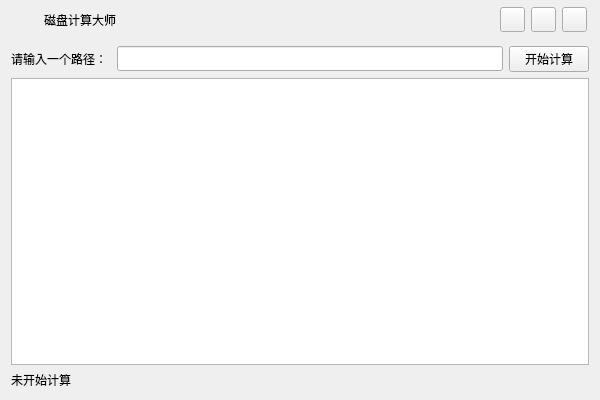
<?xml version="1.0" encoding="UTF-8"?>
<ui version="4.0">
 <class>MemoryMasterClass</class>
 <widget class="QMainWindow" name="MemoryMasterClass">
  <property name="geometry">
   <rect>
    <x>0</x>
    <y>0</y>
    <width>600</width>
    <height>400</height>
   </rect>
  </property>
  <property name="windowTitle">
   <string>MemoryMaster</string>
  </property>
  <widget class="QWidget" name="centralWidget">
   <layout class="QGridLayout" name="gridLayout">
    <property name="topMargin">
     <number>0</number>
    </property>
    <item row="1" column="2">
     <widget class="QPushButton" name="startBtn">
      <property name="minimumSize">
       <size>
        <width>80</width>
        <height>25</height>
       </size>
      </property>
      <property name="text">
       <string>开始计算</string>
      </property>
     </widget>
    </item>
    <item row="1" column="0">
     <widget class="QLabel" name="pathHitLable">
      <property name="minimumSize">
       <size>
        <width>100</width>
        <height>0</height>
       </size>
      </property>
      <property name="text">
       <string>请输入一个路径：</string>
      </property>
     </widget>
    </item>
    <item row="3" column="0" colspan="2">
     <widget class="QLabel" name="stateHitLabel">
      <property name="text">
       <string>未开始计算</string>
      </property>
     </widget>
    </item>
    <item row="1" column="1">
     <widget class="QLineEdit" name="pathLineEdit">
      <property name="minimumSize">
       <size>
        <width>0</width>
        <height>25</height>
       </size>
      </property>
      <property name="placeholderText">
       <string/>
      </property>
     </widget>
    </item>
    <item row="0" column="0" colspan="3">
     <widget class="QWidget" name="widget" native="true">
      <property name="minimumSize">
       <size>
        <width>0</width>
        <height>40</height>
       </size>
      </property>
      <property name="maximumSize">
       <size>
        <width>16777215</width>
        <height>40</height>
       </size>
      </property>
      <layout class="QHBoxLayout" name="horizontalLayout">
       <property name="leftMargin">
        <number>2</number>
       </property>
       <property name="topMargin">
        <number>2</number>
       </property>
       <property name="rightMargin">
        <number>2</number>
       </property>
       <property name="bottomMargin">
        <number>2</number>
       </property>
       <item>
        <widget class="QLabel" name="memoryMasterIconLabel">
         <property name="minimumSize">
          <size>
           <width>25</width>
           <height>25</height>
          </size>
         </property>
         <property name="maximumSize">
          <size>
           <width>25</width>
           <height>25</height>
          </size>
         </property>
         <property name="text">
          <string/>
         </property>
        </widget>
       </item>
       <item>
        <widget class="QLabel" name="memoryMaterNameLabel">
         <property name="minimumSize">
          <size>
           <width>100</width>
           <height>0</height>
          </size>
         </property>
         <property name="text">
          <string>磁盘计算大师</string>
         </property>
        </widget>
       </item>
       <item>
        <spacer name="horizontalSpacer">
         <property name="orientation">
          <enum>Qt::Horizontal</enum>
         </property>
         <property name="sizeHint" stdset="0">
          <size>
           <width>40</width>
           <height>20</height>
          </size>
         </property>
        </spacer>
       </item>
       <item>
        <widget class="QPushButton" name="minimizeBtn">
         <property name="minimumSize">
          <size>
           <width>25</width>
           <height>25</height>
          </size>
         </property>
         <property name="maximumSize">
          <size>
           <width>25</width>
           <height>25</height>
          </size>
         </property>
         <property name="text">
          <string/>
         </property>
        </widget>
       </item>
       <item>
        <widget class="QPushButton" name="resizeBtn">
         <property name="minimumSize">
          <size>
           <width>25</width>
           <height>25</height>
          </size>
         </property>
         <property name="maximumSize">
          <size>
           <width>25</width>
           <height>25</height>
          </size>
         </property>
         <property name="text">
          <string/>
         </property>
        </widget>
       </item>
       <item>
        <widget class="QPushButton" name="closeBtn">
         <property name="minimumSize">
          <size>
           <width>25</width>
           <height>25</height>
          </size>
         </property>
         <property name="maximumSize">
          <size>
           <width>25</width>
           <height>25</height>
          </size>
         </property>
         <property name="text">
          <string/>
         </property>
        </widget>
       </item>
      </layout>
     </widget>
    </item>
    <item row="2" column="0" colspan="3">
     <widget class="QTableView" name="memoryTableView"/>
    </item>
   </layout>
  </widget>
 </widget>
 <layoutdefault spacing="6" margin="11"/>
 <resources>
  <include location="MemoryMaster.qrc"/>
 </resources>
 <connections/>
</ui>
